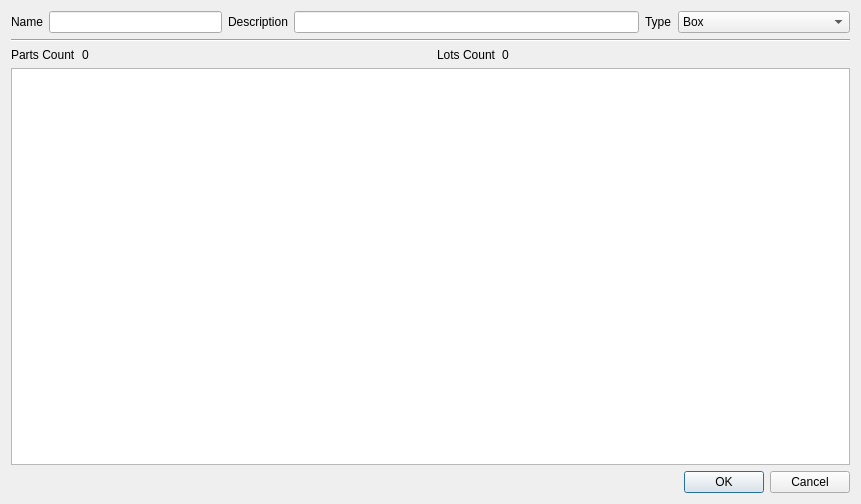
<?xml version="1.0" encoding="UTF-8"?>
<ui version="4.0">
 <class>containerDetailDialog</class>
 <widget class="QDialog" name="containerDetailDialog">
  <property name="geometry">
   <rect>
    <x>0</x>
    <y>0</y>
    <width>861</width>
    <height>504</height>
   </rect>
  </property>
  <property name="windowTitle">
   <string>Edit Container</string>
  </property>
  <layout class="QVBoxLayout" name="verticalLayout">
   <item>
    <layout class="QGridLayout" name="gridLayout" columnstretch="0,1,0,2,0,1">
     <item row="0" column="1">
      <widget class="QLineEdit" name="name_edit"/>
     </item>
     <item row="0" column="2">
      <widget class="QLabel" name="descriptionLabel">
       <property name="text">
        <string>Description</string>
       </property>
      </widget>
     </item>
     <item row="0" column="0">
      <widget class="QLabel" name="nameLabel">
       <property name="text">
        <string>Name</string>
       </property>
      </widget>
     </item>
     <item row="0" column="3">
      <widget class="QLineEdit" name="description_edit"/>
     </item>
     <item row="0" column="4">
      <widget class="QLabel" name="typeLabel">
       <property name="text">
        <string>Type</string>
       </property>
      </widget>
     </item>
     <item row="0" column="5">
      <widget class="QComboBox" name="type_combobox">
       <item>
        <property name="text">
         <string>Box</string>
        </property>
       </item>
       <item>
        <property name="text">
         <string>Bag</string>
        </property>
       </item>
       <item>
        <property name="text">
         <string>Original Box</string>
        </property>
       </item>
       <item>
        <property name="text">
         <string>Build</string>
        </property>
       </item>
      </widget>
     </item>
    </layout>
   </item>
   <item>
    <widget class="Line" name="line">
     <property name="orientation">
      <enum>Qt::Orientation::Horizontal</enum>
     </property>
    </widget>
   </item>
   <item>
    <layout class="QVBoxLayout" name="partsLayout">
     <item>
      <layout class="QHBoxLayout" name="horizontalLayout" stretch="0,1,0,1">
       <item>
        <widget class="QLabel" name="partsLabel">
         <property name="text">
          <string>Parts Count</string>
         </property>
        </widget>
       </item>
       <item>
        <widget class="QLabel" name="part_count_label">
         <property name="text">
          <string>0</string>
         </property>
        </widget>
       </item>
       <item>
        <widget class="QLabel" name="lotsLabel">
         <property name="text">
          <string>Lots Count</string>
         </property>
        </widget>
       </item>
       <item>
        <widget class="QLabel" name="lots_count_label">
         <property name="text">
          <string>0</string>
         </property>
        </widget>
       </item>
      </layout>
     </item>
     <item>
      <widget class="QTableWidget" name="partsView">
       <property name="selectionMode">
        <enum>QAbstractItemView::SelectionMode::SingleSelection</enum>
       </property>
       <property name="selectionBehavior">
        <enum>QAbstractItemView::SelectionBehavior::SelectRows</enum>
       </property>
       <attribute name="horizontalHeaderMinimumSectionSize">
        <number>1</number>
       </attribute>
       <attribute name="verticalHeaderVisible">
        <bool>true</bool>
       </attribute>
      </widget>
     </item>
    </layout>
   </item>
   <item>
    <widget class="QDialogButtonBox" name="buttonBox">
     <property name="orientation">
      <enum>Qt::Orientation::Horizontal</enum>
     </property>
     <property name="standardButtons">
      <set>QDialogButtonBox::StandardButton::Cancel|QDialogButtonBox::StandardButton::Ok</set>
     </property>
    </widget>
   </item>
  </layout>
 </widget>
 <resources/>
 <connections>
  <connection>
   <sender>buttonBox</sender>
   <signal>accepted()</signal>
   <receiver>containerDetailDialog</receiver>
   <slot>accept()</slot>
   <hints>
    <hint type="sourcelabel">
     <x>248</x>
     <y>254</y>
    </hint>
    <hint type="destinationlabel">
     <x>157</x>
     <y>274</y>
    </hint>
   </hints>
  </connection>
  <connection>
   <sender>buttonBox</sender>
   <signal>rejected()</signal>
   <receiver>containerDetailDialog</receiver>
   <slot>reject()</slot>
   <hints>
    <hint type="sourcelabel">
     <x>316</x>
     <y>260</y>
    </hint>
    <hint type="destinationlabel">
     <x>286</x>
     <y>274</y>
    </hint>
   </hints>
  </connection>
 </connections>
</ui>
